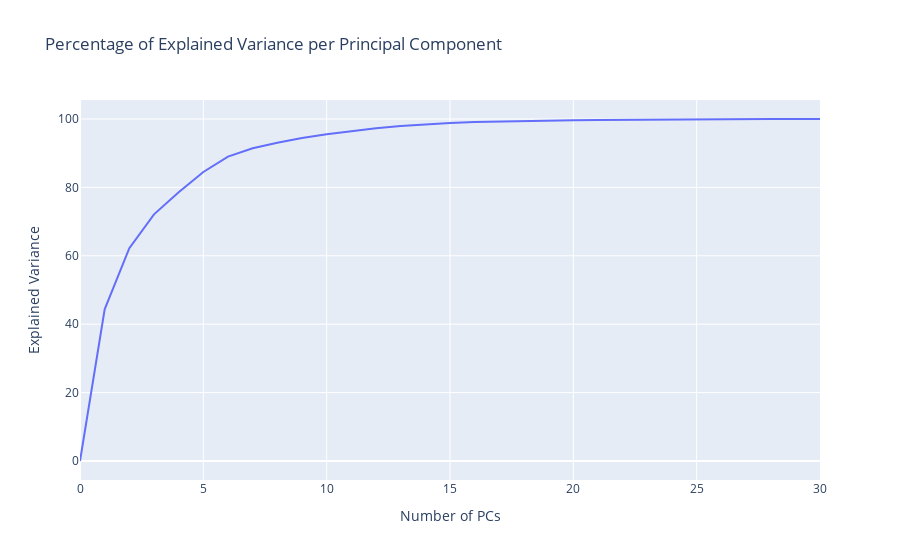

Source (notebook cell):
### Markdown cell above
##### PCA

### Code cell
# Principal Component Analysis
eda.pca_variance_plot(train_df, identifier=id_features, categorical=categorical_features, continuous=continuous_features, target="Diagnosis")

### Figure 1 — Plotly figure (JSON) as saved in the notebook; plotly's stock layout.template omitted (floating-point values rounded to 4 significant figures)
{"data": [{"type": "scatter", "y": [0, 44.35, 62.24, 72.13, 78.61, 84.51, 88.99, 91.46, 93.03, 94.46, 95.53, 96.46, 97.31, 97.97, 98.5, 98.85, 99.09, 99.27, 99.42, 99.54, 99.65, 99.74, 99.8, 99.86, 99.9, 99.94, 99.97, 99.99, 100.0, 100.0, 100.0]}], "layout": {"title": {"text": "Percentage of Explained Variance per Principal Component"}, "xaxis": {"range": [0, 30], "title": {"text": "Number of PCs"}}, "yaxis": {"title": {"text": "Explained Variance"}}}}
